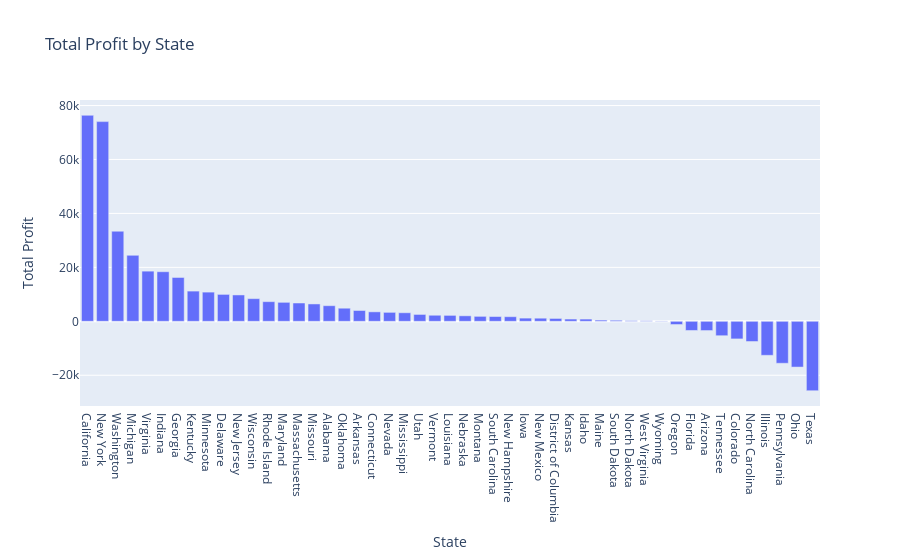

Source (notebook cell):
### Markdown cell above
Are there any differences among states in profitability?

### Code cell
state_profit = superstore_ds.groupby('State')['Profit'].sum().reset_index()
state_profit.columns = ['State', 'Total Profit']

state_profit = state_profit.sort_values(by='Total Profit', ascending=False)

print(state_profit)

fig = px.bar(state_profit, x='State', y='Total Profit', title='Total Profit by State')
fig.show()

### Figure 1 — Plotly figure (JSON) as saved in the notebook; plotly's stock layout.template omitted (floating-point values rounded to 4 significant figures)
{"data": [{"alignmentgroup": "True", "hovertemplate": "State=%{x}<br>Total Profit=%{y}<extra></extra>", "legendgroup": "", "marker": {"color": "#636efa", "pattern": {"shape": ""}}, "name": "", "offsetgroup": "", "orientation": "v", "showlegend": false, "textposition": "auto", "type": "bar", "x": ["California", "New York", "Washington", "Michigan", "Virginia", "Indiana", "Georgia", "Kentucky", "Minnesota", "Delaware", "New Jersey", "Wisconsin", "Rhode Island", "Maryland", "Massachusetts", "Missouri", "Alabama", "Oklahoma", "Arkansas", "Connecticut", "Nevada", "Mississippi", "Utah", "Vermont", "Louisiana", "Nebraska", "Montana", "South Carolina", "New Hampshire", "Iowa", "New Mexico", "District of Columbia", "Kansas", "Idaho", "Maine", "South Dakota", "North Dakota", "West Virginia", "Wyoming", "Oregon", "Florida", "Arizona", "Tennessee", "Colorado", "North Carolina", "Illinois", "Pennsylvania", "Ohio", "Texas"], "xaxis": "x", "y": [76380.0, 74040.0, 33400.0, 24460.0, 18600.0, 18380.0, 16250.0, 11200.0, 10820.0, 9977.0, 9773.0, 8402.0, 7286.0, 7031.0, 6786.0, 6436.0, 5787.0, 4854.0, 4009.0, 3511.0, 3317.0, 3173.0, 2547.0, 2245.0, 2196.0, 2037.0, 1833.0, 1769.0, 1707.0, 1184.0, 1157.0, 1060.0, 836.4, 826.7, 454.5, 394.8, 230.1, 185.9, 100.2, -1190.0, -3399.0, -3428.0, -5342.0, -6528.0, -7491.0, -12610.0, -15560.0, -16970.0, -25730.0], "yaxis": "y"}], "layout": {"barmode": "relative", "legend": {"tracegroupgap": 0}, "title": {"text": "Total Profit by State"}, "xaxis": {"anchor": "y", "domain": [0, 1], "title": {"text": "State"}}, "yaxis": {"anchor": "x", "domain": [0, 1], "title": {"text": "Total Profit"}}}}
